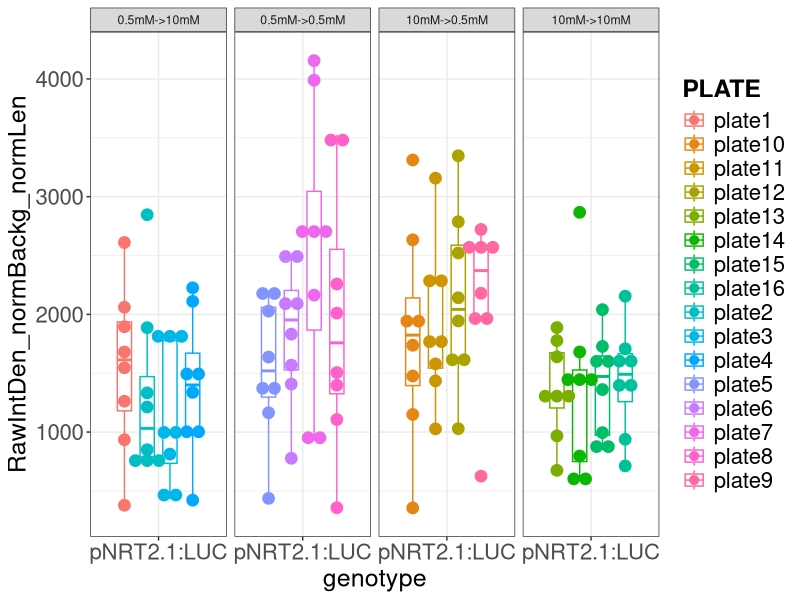
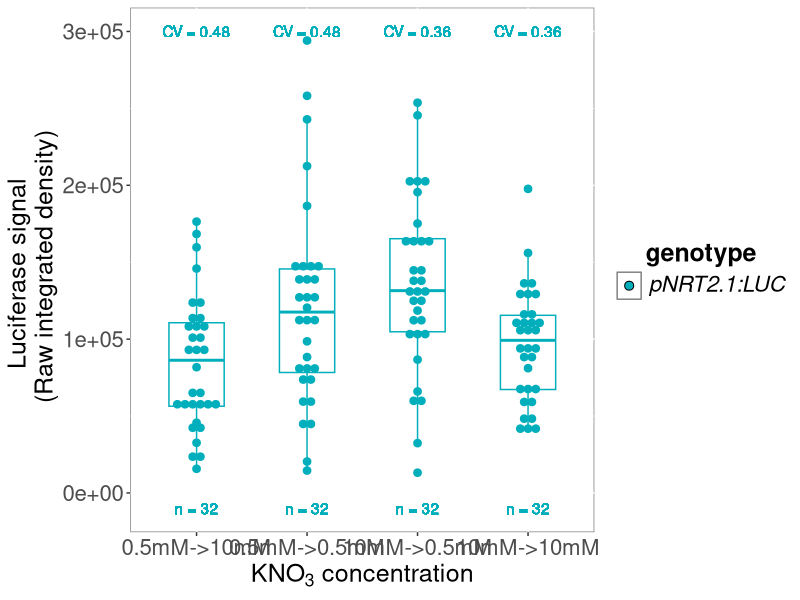
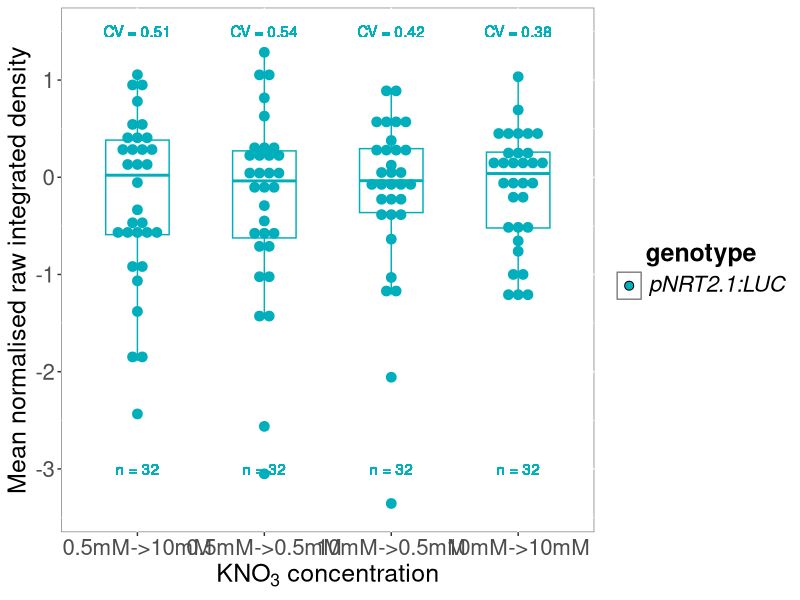
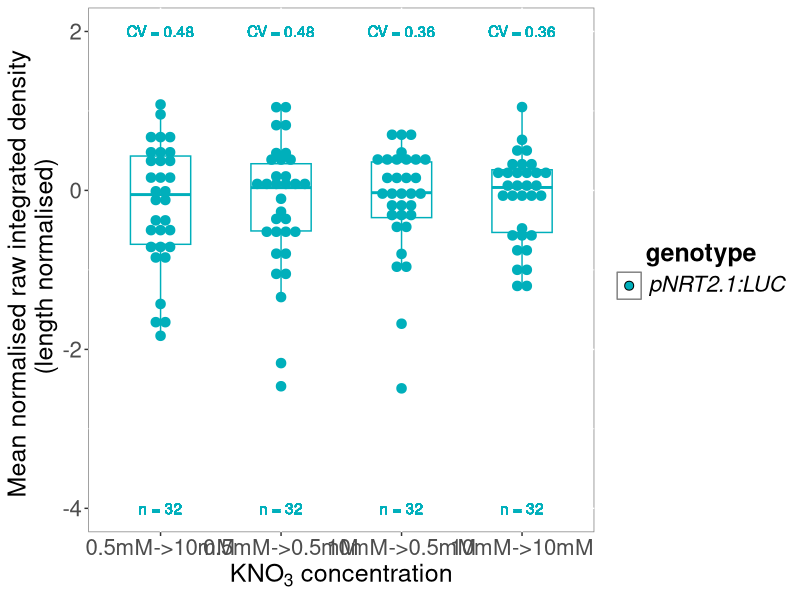
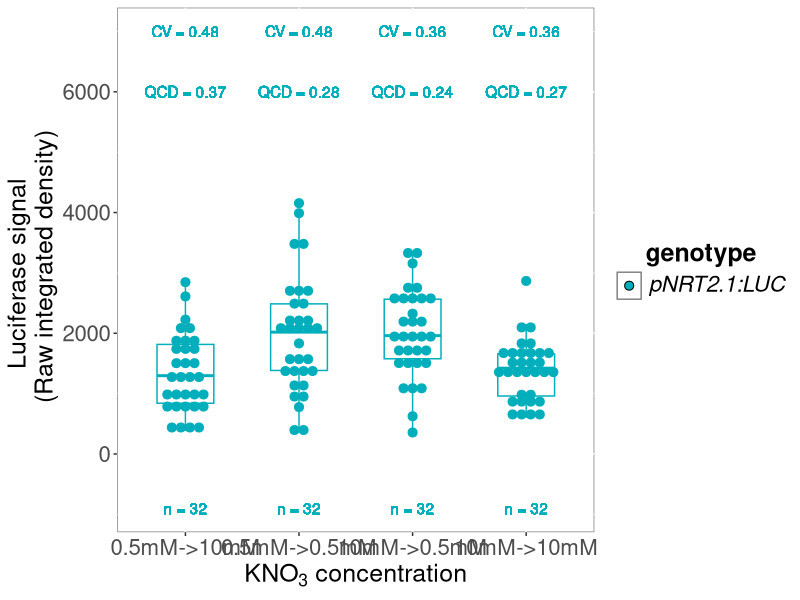
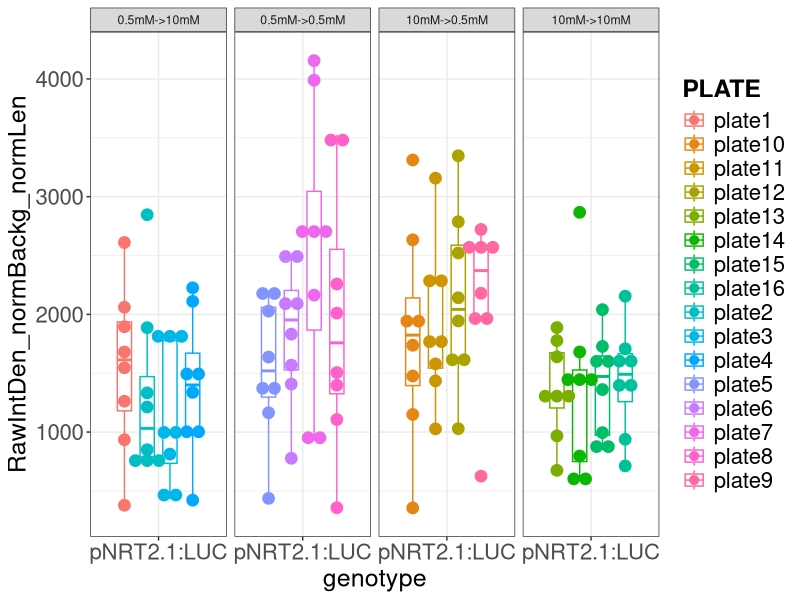
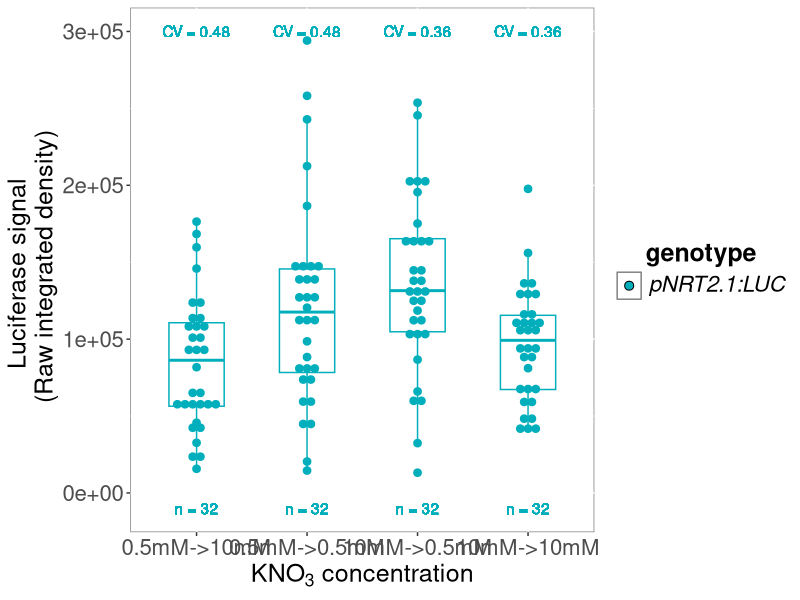
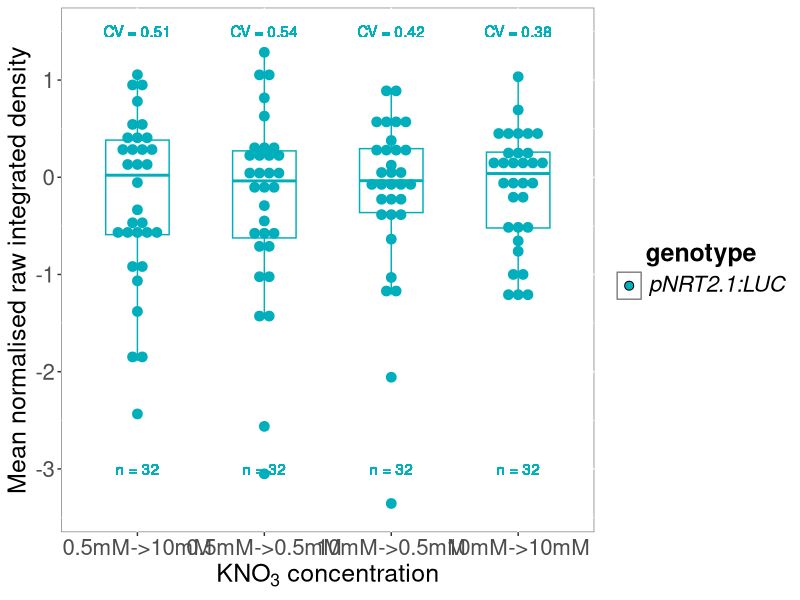

R code for these plots, in order: (Note: this script raises an error after producing the figures.)
####script propre#####

setwd("/Users/alex6/Desktop/AV_25.1_pNRT21_carence/20230618_AV_25_starvation_05_10_T6/")
getwd()

library(tidyverse)
library(scales)

#### test effet box ####

testbox <- read.table("AV_25_test_carence_12J_T6.txt",
                     header=TRUE, sep='\t') %>% 
  mutate(KNO3=factor(KNO3, levels = c("0.5mM->10mM","0.5mM->0.5mM", "10mM->0.5mM", "10mM->10mM")))

bind_rows(testbox) %>% filter(seedling!="background") %>% 
  ggplot( aes(x=genotype, y=RawIntDen_normBackg_normLen, col=PLATE))+
  geom_boxplot( width = 0.5, position = position_dodge(0.8),
                outlier.shape = NA) + 
  geom_dotplot(aes(fill = PLATE), binaxis='y', stackdir='center', 
               dotsize = 1, binwidth = 100, position = position_dodge(0.8))+
  facet_grid(~KNO3, scales= "free")+
  theme_bw()+
  theme(legend.text=element_text(size=16),
        legend.title = element_text(size=18, face="bold"), 
        axis.text=element_text(size=16), 
        axis.title=element_text(size=18),
        plot.title = element_text(size=20,face="bold"))+
  xlab("genotype") +
  ylab("RawIntDen_normBackg_normLen")

ggsave("compilation_DIFFERENCE_PLATE_AV_25.1_12j_T6.jpg")

######### Luciferase signal Raw integrated density #########


luc <- read.table("AV_25_test_carence_12J_T6.txt",
                  header=TRUE, sep='\t') %>% 
  mutate(KNO3=factor(KNO3, levels = c("0.5mM->10mM","0.5mM->0.5mM", "10mM->0.5mM", "10mM->10mM")))

luc_stats <- filter(luc, seedling!="background") %>% 
  group_by(genotype, KNO3)%>%
  summarise(n=n(),
            CV=sd(RawIntDen_normBackg_normLen, 
                  na.rm = TRUE)/ mean(RawIntDen_normBackg_normLen, na.rm = TRUE)) %>% 
  unite(Sample, genotype, KNO3, remove=FALSE) %>% 
  mutate(n=paste("n =",n),
         CV=paste("CV =", round(CV,2)))

luc$genotype <- fct_relevel(luc$genotype, c("pNRT2.1:LUC"))

levels(luc$genotype)

filter(luc, seedling!="background") %>% 
  unite(Sample, genotype, KNO3, remove=FALSE) %>% 
  full_join(luc_stats, by="Sample") %>%
  ggplot( aes(x=KNO3.x , y=RawIntDen.norm_bckg, col=genotype.x))+
  geom_boxplot(aes(color = genotype.x), width = 0.5, position = position_dodge(0.8),
               outlier.shape = NA) +
  geom_dotplot(aes(fill = genotype.x, color = genotype.x), binaxis='y', stackdir='center', 
               dotsize = 1, binwidth = 5000, position = position_dodge(0.8))+
  scale_fill_manual(values = c("#00AFBB"), name="genotype", 
                    labels=c(expression(italic("pNRT2.1:LUC"))))+
  scale_color_manual(values = c("#00AFBB"))+
  geom_text(aes(label=n , x=KNO3.x, y=-10000 ),position=position_dodge(0.8)) +
  geom_text(aes(label=CV , x=KNO3.x, y=300000 ),position=position_dodge(0.8)) +
  theme(legend.text=element_text(size=16),
        legend.title = element_text(size=18, face="bold"), 
        axis.text=element_text(size=16), 
        axis.title=element_text(size=18),
        plot.title = element_text(size=20,face="bold"),
        legend.key = element_rect(fill = "white"),
        legend.title.align=0.5, 
        panel.background = element_rect(fill = "white", colour = "grey50"))+
  xlab(expression(KNO[3]~concentration)) +
  ylab("Luciferase signal \n (Raw integrated density)") +
  guides(col="none")

ggsave("Luciferase_signal_AV_25.1_12J_T6.jpg")


################ Mean norm data #################


#Do the same as above but with data also normalised by the root length#

All_meanForNorm <- filter(luc, seedling!="background") %>% 
  group_by(genotype, KNO3)%>%
  summarise(average.NormRawIntDen = mean(RawIntDen.norm_bckg, na.rm = TRUE),
            n=n(),
            CV=sd(RawIntDen.norm_bckg, 
                  na.rm = TRUE)/average.NormRawIntDen) %>% 
  unite(Sample, genotype, KNO3, remove=FALSE) %>% 
  mutate(n=paste("n =",n),
         CV=paste("CV =", round(CV,2)))

All_MeanNormalised <- filter(luc, seedling!="background") %>% 
  unite(Sample, genotype, KNO3, remove=FALSE) %>% 
  full_join(., All_meanForNorm, by="Sample") %>% 
  mutate(MeanNormalised_RawIntDenSignal=log2(RawIntDen.norm_bckg/average.NormRawIntDen))

ggplot(All_MeanNormalised, aes(x=KNO3.x , y=MeanNormalised_RawIntDenSignal, col=genotype.x))+
  geom_boxplot(aes(color = genotype.x), width = 0.5, position = position_dodge(0.8),
               outlier.shape = NA) +
  geom_dotplot(aes(fill = genotype.x, color = genotype.x), binaxis='y', stackdir='center', 
               dotsize = 1, binwidth = 0.1, position = position_dodge(0.8))+
  scale_fill_manual(values = c("#00AFBB"), name="genotype", 
                    labels=c(expression(italic("pNRT2.1:LUC"))))+
  scale_color_manual(values = c("#00AFBB"))+
  geom_text(aes(label=n , x=KNO3.x, y=-3 ),position=position_dodge(0.8)) +
  geom_text(aes(label=CV , x=KNO3.x, y=1.5 ),position=position_dodge(0.8)) +
  theme(legend.text=element_text(size=16),
        legend.title = element_text(size=18, face="bold"), 
        axis.text=element_text(size=16), 
        axis.title=element_text(size=18),
        plot.title = element_text(size=20,face="bold"),
        legend.key = element_rect(fill = "white"),
        legend.title.align=0.5, 
        panel.background = element_rect(fill = "white", colour = "grey50"))+
  xlab(expression(KNO[3]~concentration)) +
  ylab("Mean normalised raw integrated density") +
  guides(col="none")

ggsave("Mean_normalized.jpg")


############# Mean norm data for length norm signal ##############


All_meanForNorm <- filter(luc, seedling!="background") %>% 
  group_by(genotype, KNO3)%>%
  summarise(average.NormRawIntDen_normLen = mean(RawIntDen_normBackg_normLen, 
                                                 na.rm = TRUE),
            n=n(),
            CV=sd(RawIntDen_normBackg_normLen, 
                  na.rm = TRUE)/average.NormRawIntDen_normLen) %>% 
  unite(Sample, genotype, KNO3, remove=FALSE) %>% 
  mutate(n=paste("n =",n),
         CV=paste("CV =", round(CV,2)))

All_MeanNormalised <- filter(luc, seedling!="background") %>% 
  unite(Sample, genotype, KNO3, remove=FALSE) %>% 
  full_join(., All_meanForNorm, by="Sample") %>% 
  mutate(MeanNormalised_RawIntDenSignal_normLen=
           log2(RawIntDen_normBackg_normLen/average.NormRawIntDen_normLen))

luc$genotype <- fct_relevel(luc$genotype, c("pNRT2.1:LUC"))

levels(luc$genotype)

ggplot(All_MeanNormalised, aes(x=KNO3.x , y=MeanNormalised_RawIntDenSignal_normLen, col=genotype.x))+
  geom_boxplot(aes(color = genotype.x), width = 0.5, position = position_dodge(0.8),
               outlier.shape = NA) +
  geom_dotplot(aes(fill = genotype.x, color = genotype.x), binaxis='y', stackdir='center', 
               dotsize = 1, binwidth = 0.12, position = position_dodge(0.8))+
  scale_fill_manual(values = c("#00AFBB"), name="genotype", 
                    labels=c(expression(italic("pNRT2.1:LUC"))))+
  scale_color_manual(values = c("#00AFBB"))+
  geom_text(aes(label=n , x=KNO3.x, y=-4 ),position=position_dodge(0.8)) +
  geom_text(aes(label=CV , x=KNO3.x, y=2 ),position=position_dodge(0.8)) +
  theme(legend.text=element_text(size=16),
        legend.title = element_text(size=18, face="bold"), 
        axis.text=element_text(size=16), 
        axis.title=element_text(size=18),
        plot.title = element_text(size=20,face="bold"),
        legend.key = element_rect(fill = "white"),
        legend.title.align=0.5, 
        panel.background = element_rect(fill = "white", colour = "grey50"))+
  xlab(expression(KNO[3]~concentration)) +
  ylab("Mean normalised raw integrated density \n (length normalised)") +
  guides(col="none")

ggsave("Meannorm_data_length_norm_AV_25.1_12j_T6.jpg")


############## RawIntDen_normBackg_normLen ############


luc <- read.table("AV_25_test_carence_12J_T6.txt",
                  header=TRUE, sep='\t') %>% 
  mutate(KNO3=factor(KNO3, levels = c("0.5mM->10mM","0.5mM->0.5mM", "10mM->0.5mM", "10mM->10mM")))

luc_stats <- filter(luc, seedling!="background") %>% 
  group_by(genotype, KNO3)%>%
  summarise(n=n(),
            CV=sd(RawIntDen_normBackg_normLen, 
                  na.rm = TRUE)/ mean(RawIntDen_normBackg_normLen, na.rm = TRUE),
            QCD=(as.numeric(quantile(RawIntDen_normBackg_normLen, 0.75, na.rm = TRUE))-
                   as.numeric(quantile(RawIntDen_normBackg_normLen, 0.25, na.rm = TRUE)))/
              (as.numeric(quantile(RawIntDen_normBackg_normLen, 0.75, na.rm = TRUE))+
                 as.numeric(quantile(RawIntDen_normBackg_normLen, 0.25, na.rm = TRUE)))) %>% 
  unite(Sample, genotype, KNO3, remove=FALSE) %>% 
  mutate(n=paste("n =",n),
         CV=paste("CV =", round(CV,2)),
         QCD=paste("QCD =", round(QCD,2)))

luc$genotype <- fct_relevel(luc$genotype, c("pNRT2.1:LUC"))

levels(luc$genotype)

filter(luc, seedling!="background") %>% 
  unite(Sample, genotype, KNO3, remove=FALSE) %>% 
  full_join(luc_stats, by="Sample") %>%
  ggplot( aes(x=KNO3.x , y=RawIntDen_normBackg_normLen, col=genotype.x))+
  geom_boxplot(aes(color = genotype.x), width = 0.5, position = position_dodge(0.8),
               outlier.shape = NA) +
  geom_dotplot(aes(fill = genotype.x, color = genotype.x), binaxis='y', stackdir='center', 
               dotsize = 1, binwidth = 150, position = position_dodge(0.8))+
  scale_fill_manual(values = c("#00AFBB"), name="genotype", 
                    labels=c(expression(italic("pNRT2.1:LUC"))))+
  scale_color_manual(values = c("#00AFBB"))+
  geom_text(aes(label=n , x=KNO3.x, y=-900 ),position=position_dodge(0.8)) +
  geom_text(aes(label=CV , x=KNO3.x, y=7000 ),position=position_dodge(0.8)) +
  geom_text(aes(label=QCD , x=KNO3.x, y=6000 ),position=position_dodge(0.8)) +
  theme(legend.text=element_text(size=16),
        legend.title = element_text(size=18, face="bold"), 
        axis.text=element_text(size=16), 
        axis.title=element_text(size=18),
        plot.title = element_text(size=20,face="bold"),
        legend.key = element_rect(fill = "white"),
        legend.title.align=0.5, 
        panel.background = element_rect(fill = "white", colour = "grey50"))+
  xlab(expression(KNO[3]~concentration)) +
  ylab("Luciferase signal \n (Raw integrated density)") +
  guides(col="none")

  guides(col="none")+stat_compare_means(label="p.format", method = "wilcox.test",
                                        label.x = 1.4,
                                        label.y = 8000)

ggsave("RawIntDen_normBackg_normLen_AV_25.1_12J_T6.jpg")


###########lenght_roots############

library(ggpubr)

luc <- read.table("AV_25_test_carence_12J_T6.txt",
                  header=TRUE, sep='\t') %>% 
  mutate(KNO3=factor(KNO3, levels = c("0.5mM->10mM","0.5mM->0.5mM", "10mM->0.5mM", "10mM->10mM")))

luc_stats <- filter(luc, seedling!="background") %>% 
  group_by(genotype, KNO3)%>%
  summarise(n=n(),
            CV=sd(RawIntDen_normBackg_normLen, 
                  na.rm = TRUE)/ mean(RawIntDen_normBackg_normLen, na.rm = TRUE)) %>% 
  unite(Sample, genotype, KNO3, remove=FALSE) %>% 
  mutate(n=paste("n =",n),
         CV=paste("CV =", round(CV,2)))

luc$genotype <- fct_relevel(luc$genotype, c("pNRT2.1:LUC"))

levels(luc$genotype)

my_comparisons <- list( c("0.5mM->10mM", "0.5mM->0.5mM"),
                        c("0.5mM->10mM", "10mM->0.5mM"),
                        c("0.5mM->10mM", "10mM->10mM"),
                        c("0.5mM->0.5mM", "10mM->0.5mM"),
                        c("0.5mM->0.5mM", "10mM->10mM"),
                        c("10mM->0.5mM", "10mM->10mM"))

filter(luc, seedling!="background") %>% 
  unite(Sample, genotype, KNO3, remove=FALSE) %>% 
  full_join(luc_stats, by="Sample") %>%
  ggplot( aes(x=KNO3.x , y=length_mm, col=genotype.x))+
  geom_boxplot(aes(color = genotype.x), width = 0.5, position = position_dodge(0.8),
               outlier.shape = NA) +
  geom_dotplot(aes(fill = genotype.x, color = genotype.x), binaxis='y', stackdir='center', 
               dotsize = 1, binwidth = 0.7, position = position_dodge(0.8))+
  scale_fill_manual(values = c("#00AFBB"), name="genotype", 
                    labels=c(expression(italic("pNRT2.1:LUC"))))+
  scale_color_manual(values = c("#00AFBB"))+
  geom_text(aes(label=n , x=KNO3.x, y=35),position=position_dodge(0.8)) +
    theme(legend.text=element_text(size=16),
        legend.title = element_text(size=18, face="bold"), 
        axis.text=element_text(size=16), 
        axis.title=element_text(size=18),
        plot.title = element_text(size=20,face="bold"),
        legend.key = element_rect(fill = "white"),
        legend.title.align=0.5, 
        panel.background = element_rect(fill = "white", colour = "grey50"))+
  stat_compare_means(comparisons = my_comparisons, label="p.format", method = "wilcox.test")+
  xlab(expression(KNO[3]~concentration)) +
  ylab("length roots") +
  guides(col="none")


ggsave("length_AV_25.1_12J_T6.jpg")


